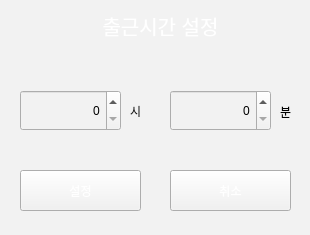
<?xml version="1.0" encoding="UTF-8"?>
<ui version="4.0">
 <class>Form_set_clock</class>
 <widget class="QWidget" name="Form_set_clock">
  <property name="geometry">
   <rect>
    <x>0</x>
    <y>0</y>
    <width>310</width>
    <height>235</height>
   </rect>
  </property>
  <property name="windowTitle">
   <string>setting</string>
  </property>
  <property name="styleSheet">
   <string notr="true">background-color: rgb(242,242,242);</string>
  </property>
  <widget class="QLabel" name="label">
   <property name="geometry">
    <rect>
     <x>0</x>
     <y>0</y>
     <width>321</width>
     <height>51</height>
    </rect>
   </property>
   <property name="font">
    <font>
     <pointsize>15</pointsize>
    </font>
   </property>
   <property name="styleSheet">
    <string notr="true">border-image: url(:/image/button.jpg);
color: rgb(255, 255, 255);</string>
   </property>
   <property name="text">
    <string>출근시간 설정</string>
   </property>
   <property name="alignment">
    <set>Qt::AlignCenter</set>
   </property>
  </widget>
  <widget class="QPushButton" name="pushButton_set">
   <property name="geometry">
    <rect>
     <x>20</x>
     <y>170</y>
     <width>121</width>
     <height>41</height>
    </rect>
   </property>
   <property name="styleSheet">
    <string notr="true">border-image: url(:/image/button.jpg);
color: rgb(255, 255, 255);</string>
   </property>
   <property name="text">
    <string>설정</string>
   </property>
  </widget>
  <widget class="QPushButton" name="pushButton_cancel">
   <property name="geometry">
    <rect>
     <x>170</x>
     <y>170</y>
     <width>121</width>
     <height>41</height>
    </rect>
   </property>
   <property name="styleSheet">
    <string notr="true">border-image: url(:/image/button.jpg);
color: rgb(255, 255, 255);</string>
   </property>
   <property name="text">
    <string>취소</string>
   </property>
  </widget>
  <widget class="QLabel" name="label_3">
   <property name="geometry">
    <rect>
     <x>280</x>
     <y>96</y>
     <width>21</width>
     <height>31</height>
    </rect>
   </property>
   <property name="text">
    <string>분</string>
   </property>
  </widget>
  <widget class="QLabel" name="label_2">
   <property name="geometry">
    <rect>
     <x>130</x>
     <y>95</y>
     <width>31</width>
     <height>31</height>
    </rect>
   </property>
   <property name="text">
    <string>시</string>
   </property>
  </widget>
  <widget class="QSpinBox" name="spinBox_mm">
   <property name="geometry">
    <rect>
     <x>170</x>
     <y>90</y>
     <width>101</width>
     <height>41</height>
    </rect>
   </property>
   <property name="alignment">
    <set>Qt::AlignRight|Qt::AlignTrailing|Qt::AlignVCenter</set>
   </property>
   <property name="maximum">
    <number>59</number>
   </property>
  </widget>
  <widget class="QSpinBox" name="spinBox_hh">
   <property name="geometry">
    <rect>
     <x>20</x>
     <y>90</y>
     <width>101</width>
     <height>41</height>
    </rect>
   </property>
   <property name="alignment">
    <set>Qt::AlignRight|Qt::AlignTrailing|Qt::AlignVCenter</set>
   </property>
   <property name="maximum">
    <number>23</number>
   </property>
  </widget>
 </widget>
 <resources/>
 <connections/>
</ui>
